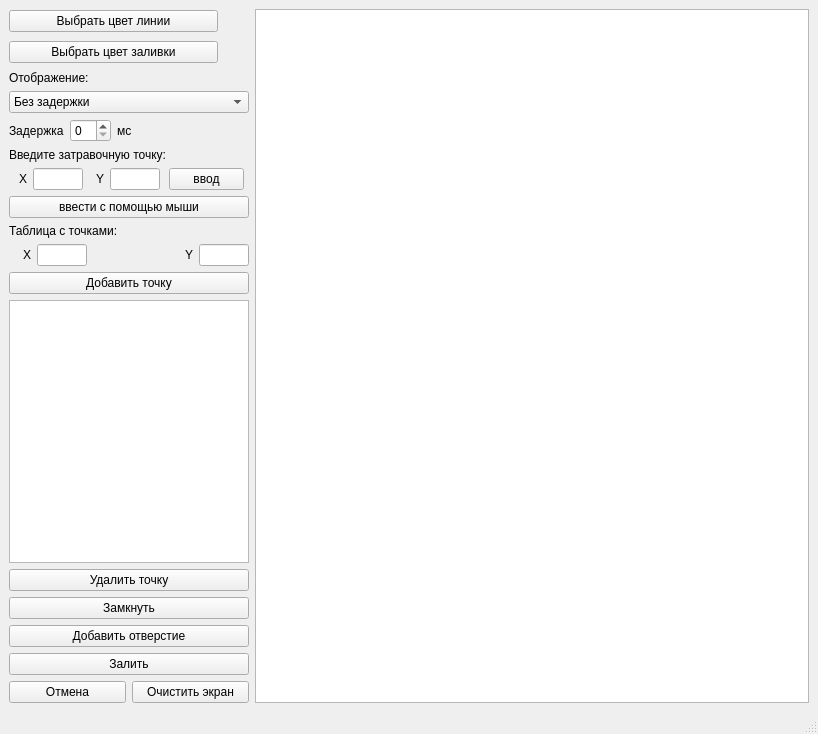
<?xml version="1.0" encoding="UTF-8"?>
<ui version="4.0">
 <class>MainWindow</class>
 <widget class="QMainWindow" name="MainWindow">
  <property name="geometry">
   <rect>
    <x>0</x>
    <y>0</y>
    <width>818</width>
    <height>734</height>
   </rect>
  </property>
  <property name="windowTitle">
   <string>Лабораторная работа №6</string>
  </property>
  <widget class="QWidget" name="centralwidget">
   <layout class="QFormLayout" name="formLayout">
    <item row="0" column="0">
     <layout class="QVBoxLayout" name="verticalLayout_6">
      <item>
       <layout class="QVBoxLayout" name="verticalLayout">
        <item>
         <layout class="QHBoxLayout" name="horizontalLayout_2">
          <item>
           <widget class="QPushButton" name="pushButton_line_color">
            <property name="text">
             <string>Выбрать цвет линии</string>
            </property>
           </widget>
          </item>
          <item>
           <widget class="QLabel" name="label_lc">
            <property name="minimumSize">
             <size>
              <width>25</width>
              <height>25</height>
             </size>
            </property>
            <property name="maximumSize">
             <size>
              <width>25</width>
              <height>25</height>
             </size>
            </property>
            <property name="sizeIncrement">
             <size>
              <width>0</width>
              <height>0</height>
             </size>
            </property>
            <property name="baseSize">
             <size>
              <width>0</width>
              <height>0</height>
             </size>
            </property>
            <property name="text">
             <string/>
            </property>
           </widget>
          </item>
         </layout>
        </item>
        <item>
         <layout class="QHBoxLayout" name="horizontalLayout_3">
          <item>
           <widget class="QPushButton" name="pushButton_fill_color">
            <property name="text">
             <string>Выбрать цвет заливки</string>
            </property>
           </widget>
          </item>
          <item>
           <widget class="QLabel" name="label_fc">
            <property name="minimumSize">
             <size>
              <width>25</width>
              <height>25</height>
             </size>
            </property>
            <property name="maximumSize">
             <size>
              <width>25</width>
              <height>25</height>
             </size>
            </property>
            <property name="text">
             <string/>
            </property>
           </widget>
          </item>
         </layout>
        </item>
       </layout>
      </item>
      <item>
       <layout class="QVBoxLayout" name="verticalLayout_4">
        <item>
         <layout class="QVBoxLayout" name="verticalLayout_3">
          <item>
           <widget class="QLabel" name="label_3">
            <property name="text">
             <string>Отображение:</string>
            </property>
           </widget>
          </item>
          <item>
           <widget class="QComboBox" name="comboBox">
            <item>
             <property name="text">
              <string>Без задержки</string>
             </property>
            </item>
            <item>
             <property name="text">
              <string>С задержкой</string>
             </property>
            </item>
           </widget>
          </item>
         </layout>
        </item>
        <item>
         <layout class="QHBoxLayout" name="horizontalLayout_7">
          <item>
           <widget class="QLabel" name="label_4">
            <property name="text">
             <string>Задержка</string>
            </property>
           </widget>
          </item>
          <item>
           <widget class="QSpinBox" name="spinBox"/>
          </item>
          <item>
           <widget class="QLabel" name="label_5">
            <property name="text">
             <string>мс</string>
            </property>
           </widget>
          </item>
          <item>
           <spacer name="horizontalSpacer_2">
            <property name="orientation">
             <enum>Qt::Horizontal</enum>
            </property>
            <property name="sizeHint" stdset="0">
             <size>
              <width>40</width>
              <height>20</height>
             </size>
            </property>
           </spacer>
          </item>
         </layout>
        </item>
       </layout>
      </item>
      <item>
       <layout class="QVBoxLayout" name="verticalLayout_5">
        <item>
         <widget class="QLabel" name="label_8">
          <property name="text">
           <string>Введите затравочную точку:</string>
          </property>
         </widget>
        </item>
        <item>
         <layout class="QHBoxLayout" name="horizontalLayout_12">
          <item>
           <layout class="QHBoxLayout" name="horizontalLayout_11">
            <item>
             <layout class="QHBoxLayout" name="horizontalLayout">
              <item>
               <widget class="QLabel" name="label_6">
                <property name="maximumSize">
                 <size>
                  <width>15</width>
                  <height>16777215</height>
                 </size>
                </property>
                <property name="text">
                 <string>X</string>
                </property>
                <property name="alignment">
                 <set>Qt::AlignRight|Qt::AlignTrailing|Qt::AlignVCenter</set>
                </property>
               </widget>
              </item>
              <item>
               <widget class="QLineEdit" name="lineEdit_seed_point_x">
                <property name="maximumSize">
                 <size>
                  <width>50</width>
                  <height>16777215</height>
                 </size>
                </property>
               </widget>
              </item>
             </layout>
            </item>
            <item>
             <layout class="QHBoxLayout" name="horizontalLayout_10">
              <item>
               <widget class="QLabel" name="label_7">
                <property name="maximumSize">
                 <size>
                  <width>15</width>
                  <height>16777215</height>
                 </size>
                </property>
                <property name="text">
                 <string>Y</string>
                </property>
                <property name="alignment">
                 <set>Qt::AlignRight|Qt::AlignTrailing|Qt::AlignVCenter</set>
                </property>
               </widget>
              </item>
              <item>
               <widget class="QLineEdit" name="lineEdit_seed_point_y">
                <property name="maximumSize">
                 <size>
                  <width>50</width>
                  <height>16777215</height>
                 </size>
                </property>
               </widget>
              </item>
             </layout>
            </item>
           </layout>
          </item>
          <item>
           <widget class="QPushButton" name="pushButton_seed_point_key">
            <property name="maximumSize">
             <size>
              <width>75</width>
              <height>25</height>
             </size>
            </property>
            <property name="text">
             <string>ввод</string>
            </property>
            <property name="iconSize">
             <size>
              <width>25</width>
              <height>25</height>
             </size>
            </property>
           </widget>
          </item>
         </layout>
        </item>
        <item>
         <widget class="QPushButton" name="pushButton_seed_point_click">
          <property name="sizeIncrement">
           <size>
            <width>0</width>
            <height>0</height>
           </size>
          </property>
          <property name="text">
           <string>ввести с помощью мыши</string>
          </property>
          <property name="iconSize">
           <size>
            <width>45</width>
            <height>16</height>
           </size>
          </property>
         </widget>
        </item>
       </layout>
      </item>
      <item>
       <widget class="QLabel" name="label_9">
        <property name="text">
         <string>Таблица с точками:</string>
        </property>
       </widget>
      </item>
      <item>
       <layout class="QVBoxLayout" name="verticalLayout_2">
        <item>
         <layout class="QHBoxLayout" name="horizontalLayout_6">
          <item>
           <layout class="QHBoxLayout" name="horizontalLayout_4">
            <item>
             <widget class="QLabel" name="label">
              <property name="text">
               <string>X</string>
              </property>
              <property name="alignment">
               <set>Qt::AlignRight|Qt::AlignTrailing|Qt::AlignVCenter</set>
              </property>
             </widget>
            </item>
            <item>
             <widget class="QLineEdit" name="lineEdit_add_x">
              <property name="maximumSize">
               <size>
                <width>50</width>
                <height>16777215</height>
               </size>
              </property>
             </widget>
            </item>
           </layout>
          </item>
          <item>
           <spacer name="horizontalSpacer">
            <property name="orientation">
             <enum>Qt::Horizontal</enum>
            </property>
            <property name="sizeHint" stdset="0">
             <size>
              <width>40</width>
              <height>20</height>
             </size>
            </property>
           </spacer>
          </item>
          <item>
           <layout class="QHBoxLayout" name="horizontalLayout_5">
            <item>
             <widget class="QLabel" name="label_2">
              <property name="text">
               <string>Y</string>
              </property>
              <property name="alignment">
               <set>Qt::AlignRight|Qt::AlignTrailing|Qt::AlignVCenter</set>
              </property>
             </widget>
            </item>
            <item>
             <widget class="QLineEdit" name="lineEdit_add_y">
              <property name="maximumSize">
               <size>
                <width>50</width>
                <height>16777215</height>
               </size>
              </property>
             </widget>
            </item>
           </layout>
          </item>
         </layout>
        </item>
        <item>
         <widget class="QPushButton" name="pushButton_add_point">
          <property name="text">
           <string>Добавить точку</string>
          </property>
         </widget>
        </item>
       </layout>
      </item>
      <item>
       <widget class="QTableWidget" name="tableWidget">
        <property name="maximumSize">
         <size>
          <width>240</width>
          <height>16777215</height>
         </size>
        </property>
        <attribute name="horizontalHeaderMinimumSectionSize">
         <number>50</number>
        </attribute>
        <attribute name="horizontalHeaderDefaultSectionSize">
         <number>60</number>
        </attribute>
       </widget>
      </item>
      <item>
       <widget class="QPushButton" name="pushButton_del_point">
        <property name="text">
         <string>Удалить точку</string>
        </property>
       </widget>
      </item>
      <item>
       <widget class="QPushButton" name="pushButton_close">
        <property name="text">
         <string>Замкнуть</string>
        </property>
       </widget>
      </item>
      <item>
       <widget class="QPushButton" name="pushButton_add_hole">
        <property name="text">
         <string>Добавить отверстие</string>
        </property>
       </widget>
      </item>
      <item>
       <widget class="QPushButton" name="pushButton_fill">
        <property name="text">
         <string>Залить</string>
        </property>
       </widget>
      </item>
      <item>
       <layout class="QHBoxLayout" name="horizontalLayout_8">
        <item>
         <widget class="QPushButton" name="pushButton_cancel">
          <property name="text">
           <string>Отмена</string>
          </property>
         </widget>
        </item>
        <item>
         <widget class="QPushButton" name="pushButton_clear">
          <property name="text">
           <string>Очистить экран</string>
          </property>
         </widget>
        </item>
       </layout>
      </item>
     </layout>
    </item>
    <item row="0" column="1">
     <widget class="QGraphicsView" name="graphicsView"/>
    </item>
   </layout>
  </widget>
  <widget class="QMenuBar" name="menubar">
   <property name="geometry">
    <rect>
     <x>0</x>
     <y>0</y>
     <width>818</width>
     <height>22</height>
    </rect>
   </property>
  </widget>
  <widget class="QStatusBar" name="statusbar"/>
 </widget>
 <resources/>
 <connections/>
</ui>
